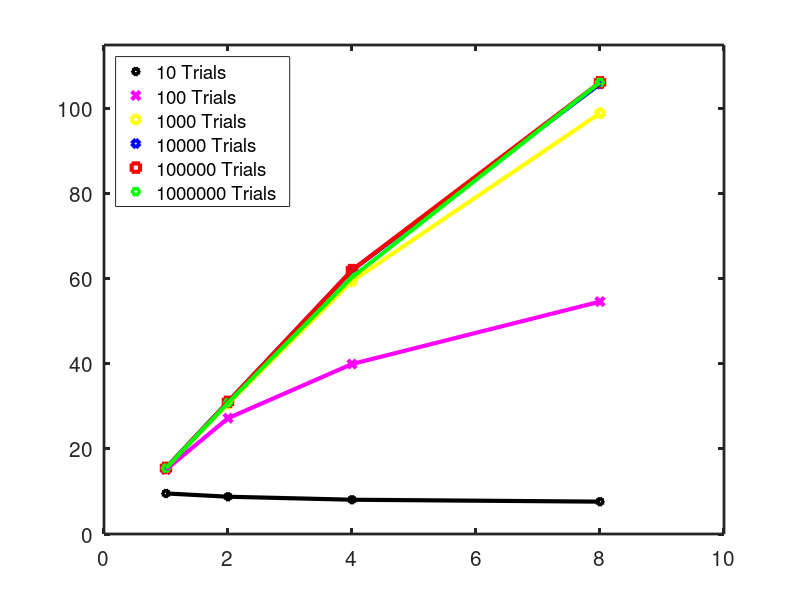

MATLAB code to generate this figure:
Thread      = [1,2,4,8];
Per1 = [9.54,8.77,8.06,7.61];
Per2 = [15.16,27.23,39.97,54.65];
Per3 = [15.55,30.65,59.46,98.96];
Per4 = [15.56,31.07,62.00,105.84];
Per5 = [15.54,31.07,62.06,106.22];
Per6 = [15.48,30.85,60.38,106.22];
figure(1)
clf
plot(Thread,Per1,'p','LineWidth',3,'color','k')
hold on
plot(Thread,Per2,'x','LineWidth',3,'color','m')
plot(Thread,Per3,'o','LineWidth',3,'color','y')
plot(Thread,Per4,'d','LineWidth',3,'color','b')
plot(Thread,Per5,'s','LineWidth',3,'color','r')
plot(Thread,Per6,'h','LineWidth',3,'color','g')
set(gca,'FontSize',15)
set(gca,'linewidth',2)
plot(Thread,Per1,'LineWidth',3,'color','k')
plot(Thread,Per2,'LineWidth',3,'color','m')
plot(Thread,Per3,'LineWidth',3,'color','y')
plot(Thread,Per4,'LineWidth',3,'color','b')
plot(Thread,Per5,'LineWidth',3,'color','r')
plot(Thread,Per6,'LineWidth',3,'color','g')
leftaxis = 0;
rightaxis = 10;
upaxis = 115;
downaxis = 0;

axis([leftaxis rightaxis downaxis upaxis])

legend('10 Trials','100 Trials','1000 Trials','10000 Trials','100000 Trials','1000000 Trials')
legend('Location','northwest')